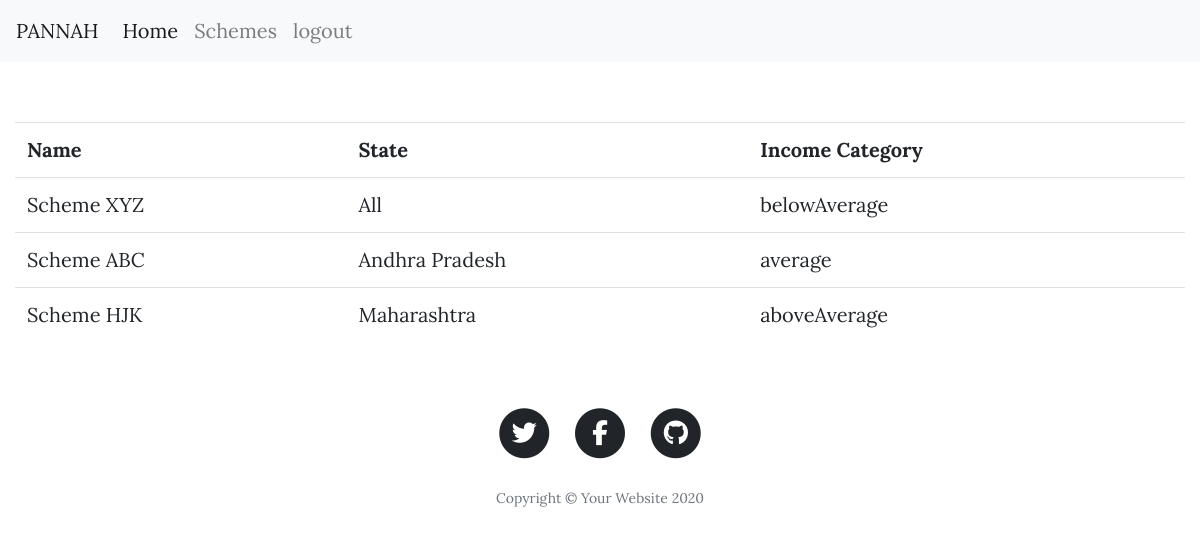
/schemes/ (signed in), run on the app's committed database.
### pannah/models.py (models this page shows, shortened)
class Scheme(models.Model):
    GENDER_TYPE = (
        ('Male','Male'),
        ('Female','Female'),
        ('LGBTQ','LGBTQ')
    )
    name = models.CharField(max_length=200, null=True)
    income_category= models.CharField(max_length=200, null=True)
    gender = models.CharField(max_length=200, choices=GENDER_TYPE, null=True)
    state = models.CharField(max_length=200, null=True)
    customer= models.ManyToManyField(Customer)#any other parameters

### pannah/views.py (the view)
# urls.py: path('schemes/', views.schemes, name="schemes"),
@login_required(login_url='login')
def schemes(request):
	schemes = Scheme.objects.all()
	total_schemes = schemes.count()
	context = {'schemes':schemes, 'total_schemes':total_schemes}
	return render(request, 'pannah/schemes.html', context)

### pannah/templates/pannah/schemes.html (shortened to what this page needs)
{% load static %}
<!DOCTYPE html>
<html lang="en">
<head>
  <link rel="stylesheet" href="https://stackpath.bootstrapcdn.com/bootstrap/4.5.2/css/bootstrap.min.css">
  <link href="{% static 'vendor/fontawesome-free/css/all.min.css' %}" rel="stylesheet" type="text/css">
  <link href="{% static 'css/clean-blog.min.css' %}" rel="stylesheet">
</head>
<body>
  <nav class="navbar navbar-expand-lg navbar-light bg-light">
  <a class="navbar-brand" href="#">PANNAH</a>
  <div class="collapse navbar-collapse" id="navbarNavAltMarkup">
    <div class="navbar-nav">
      <a class="nav-item nav-link active" href="{% url 'home' %}">Home <span class="sr-only">(current)</span></a>
      <a class="nav-item nav-link" href="#">Schemes</a>
      <a class="nav-item nav-link" href="{% url 'logout' %}">logout</a>
    </div>
  </div>
</nav>
    <div class="container-fluid">
      <br>
      <br>
  <table class="table">
    <tr>
      <th>Name</th>
      <th>State</th>
      <th>Income Category</th>
    </tr>
    {% for scheme in schemes%}
    <tr>
      <td>{{scheme.name}}</td>
      <td>{{scheme.state}}</td>
      <td>{{scheme.income_category}}</td>
    </tr>
    {% endfor %}
  </table>
</div>
  <footer>
    <div class="container">
      <div class="row">
        <div class="col-lg-8 col-md-10 mx-auto">
          <ul class="list-inline text-center">
            <li class="list-inline-item">
              <a href="#">
                <span class="fa-stack fa-lg">
                  <i class="fas fa-circle fa-stack-2x"></i>
                  <i class="fab fa-twitter fa-stack-1x fa-inverse"></i>
                </span>
              </a>
            </li>
            <li class="list-inline-item">
              <a href="#">
                <span class="fa-stack fa-lg">
                  <i class="fas fa-circle fa-stack-2x"></i>
                  <i class="fab fa-facebook-f fa-stack-1x fa-inverse"></i>
                </span>
              </a>
            </li>
            <li class="list-inline-item">
              <a href="#">
                <span class="fa-stack fa-lg">
                  <i class="fas fa-circle fa-stack-2x"></i>
                  <i class="fab fa-github fa-stack-1x fa-inverse"></i>
                </span>
              </a>
            </li>
          </ul>
          <p class="copyright text-muted">Copyright &copy; Your Website 2020</p>
        </div>
      </div>
    </div>
  </footer>
</body>
</html>

### data on the page
Scheme: name "Scheme XYZ", state "All", income_category "belowAverage"
Scheme: name "Scheme ABC", state "Andhra Pradesh", income_category "average"
Scheme: name "Scheme HJK", state "Maharashtra", income_category "aboveAverage"
